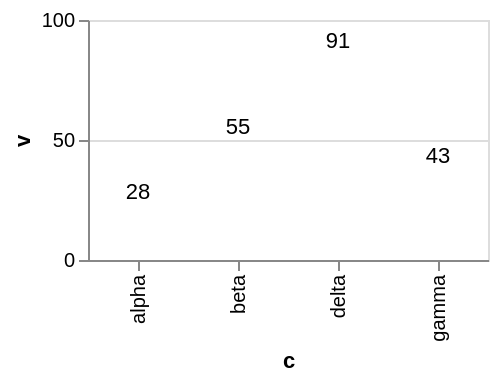

Source (Vega-Lite JSON):
### Vega-Lite specification from a JSON file in a GitHub repository (floating-point values rounded to 4 significant figures)
{"$schema": "https://vega.github.io/schema/vega-lite/v6.json", "width": 200, "height": 120, "data": {"values": [{"c": "alpha", "v": 28, "w": 3, "t": "2024-01-07"}, {"c": "beta", "v": 55, "w": 7, "t": "2024-03-19"}, {"c": "gamma", "v": 43, "w": 5, "t": "2024-06-02"}, {"c": "delta", "v": 91, "w": 9, "t": "2024-09-11"}]}, "mark": "text", "encoding": {"x": {"field": "c", "type": "nominal"}, "y": {"field": "v", "type": "quantitative"}, "text": {"field": "v", "type": "quantitative"}}, "config": {"text": {"smooth": true}}}
